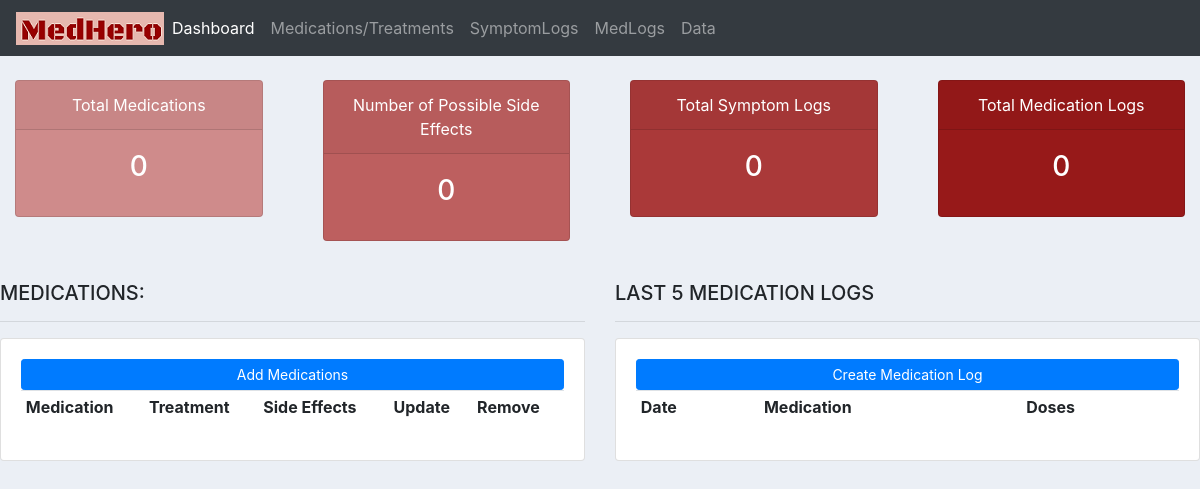
/, run on an earlier commit of the app's database.
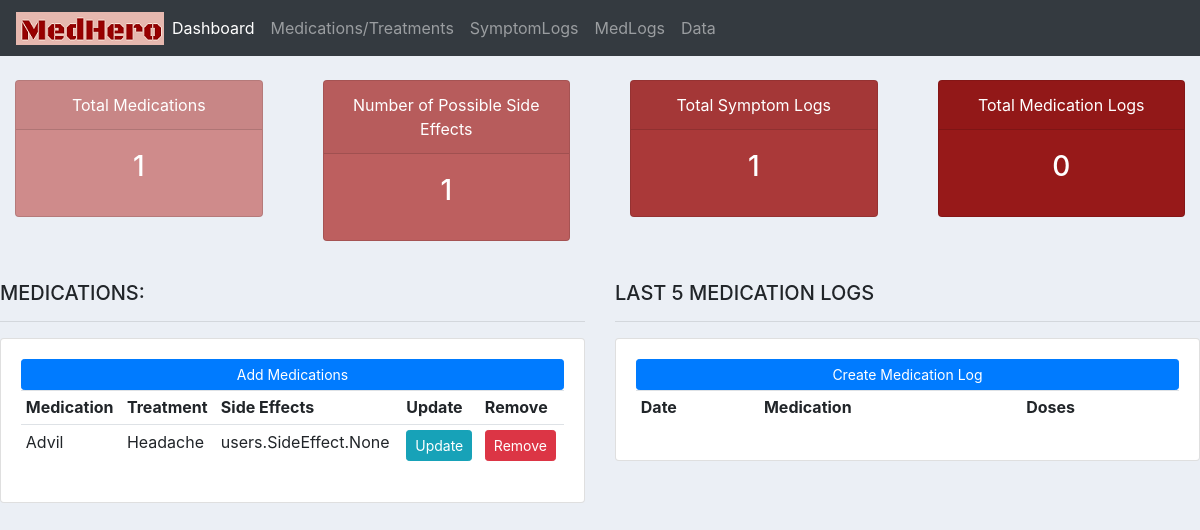
And on a later commit of the database.
### users/models.py (models this page shows, shortened)
class Medication(models.Model):
    name = models.CharField(max_length=200, null=True)
    treatment_for = models.CharField(max_length=200, null=True)
    side_effects = models.ManyToManyField(SideEffect)
    dosage = models.CharField(max_length=200, null=True)

### users/views.py (the view)
# urls.py: path('', views.home, name="home"),
def home(request):
    medications = Medication.objects.all() #change later
    medications_count = medications.count()
    side_effects_count =0
    for med in medications:
        side_effects_count = side_effects_count + med.side_effects.count()
    logs = MedLog.objects.all() #change later
    symptomlogs_count = SymptomLog.objects.all().count() #change later
    medlogs_count = MedLog.objects.all().count() #change later
    context = {'medications_count': medications_count, 'side_effects_count': side_effects_count,
    'symptomlogs_count': symptomlogs_count, 'medlogs_count': medlogs_count, 'medications': medications, 'logs': logs}
    return render(request, 'users/dashboard.html',context)

### users/templates/users/dashboard.html (shortened to what this page needs)
{% extends 'users/main.html' %}
{% block content %}
{% include 'users/status.html' %}
<br>
<div class="row">
	<div class="col-md-6">
		<h5>MEDICATIONS:</h5>
		<hr>
		<div class="card card-body">
			<a class="btn btn-primary  btn-sm btn-block" href="">Add Medications</a>
			<table class="table table-sm">
				<tr>
					<th>Medication</th>
					<th>Treatment</th>
					<th>Side Effects</th>
					<th>Update</th>
					<th>Remove</th>
				</tr>
				{% for i in medications%}
				<tr>
					<td>{{i.name}}</td>
					<td>{{i.treatment_for}}</td>
					<td>{{i.side_effects}}</td>
					<td><a class = "btn btn-sm btn-info" href="">Update</a></td>
					<td><a class = "btn btn-sm btn-danger" href="">Remove</a></td>
				</tr>
				{% endfor%}
			</table>
		</div>
	</div>
	<div class="col-md-6">
		<h5>LAST 5 MEDICATION LOGS</h5>
		<hr>
		<div class="card card-body">
			<a class="btn btn-primary  btn-sm btn-block" href="{% url 'create_medlog' %}">Create Medication Log</a>
			<table class="table table-sm">
				<tr>
					<th>Date</th>
					<th>Medication</th>
					<th>Doses</th>
				</tr>
			</table>
		</div>
	</div>
</div>
{% endblock %}

What changed in the data, as far as the page shows it:
added Medication: name "Advil", treatment_for "Headache", side_effects "users.SideEffect.None"
Also different on the page:
{{ medications_count }}: "0" → "1"
{{ side_effects_count }}: "0" → "1"
{{ symptomlogs_count }}: "0" → "1"
